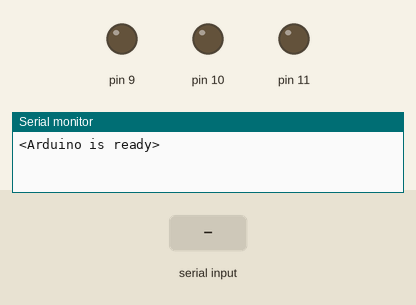
The sketch below on a simulated Arduino Uno, built with avr-gcc and run on an emulated ATmega328P. Parts: output pins drawn as LEDs (lit = HIGH), the last lines printed to the serial monitor. The inputs (shaded band) are chosen by the test bench.

Above: at 1.2 s.
1.3 s: "90,45\n" received over Serial
At 1.9 s:
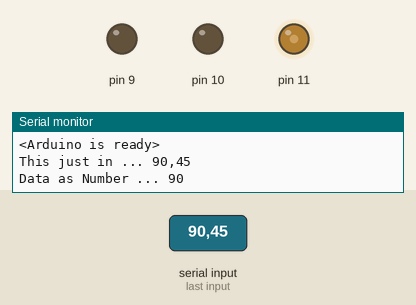
2.8 s: "5\n" received over Serial
At 4.0 s:
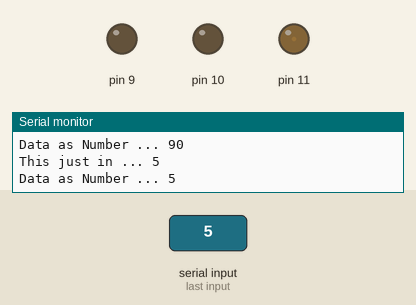
4.3 s: "200\n" received over Serial
At 5.3 s:
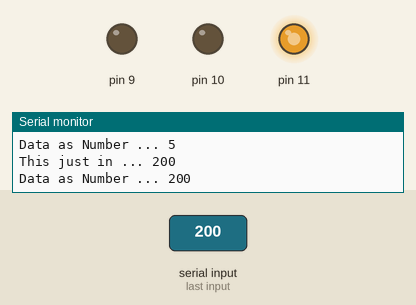
5.8 s: "90\n" received over Serial
At 6.4 s:
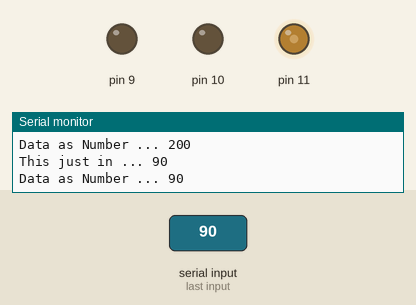
Timing chart, 0 to 8.3 s (numbered marks = the images above; inputs shaded):
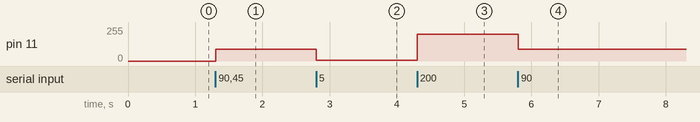

The sketch:

lab1ex9_0-g4.ino
```cpp
// Example 4 - Receive a number as text and convert it to an int

const byte numChars = 32;
char receivedChars[numChars];   // an array to store the received data

boolean newData = false;

int dataNumber = 0;             // new for this version

void setup() {
    Serial.begin(9600);
    Serial.println("<Arduino is ready>");
  pinMode(11, OUTPUT);
  pinMode(10, OUTPUT);
  pinMode(9, OUTPUT);
}

void loop() {
    recvWithEndMarker();
    showNewNumber();
  analogWrite(11, dataNumber);
  analogWrite(10, 0);
  analogWrite(9, 0);

}

void recvWithEndMarker() {
    static byte ndx = 0;
    char endMarker = '\n';
    char rc;

    if (Serial.available() > 0) {
        rc = Serial.read();

        if (rc != endMarker) {
            receivedChars[ndx] = rc;
            ndx++;
            if (ndx >= numChars) {
                ndx = numChars - 1;
            }
        }
        else {
            receivedChars[ndx] = '\0'; // terminate the string
            ndx = 0;
            newData = true;
        }
    }
}

void showNewNumber() {
    if (newData == true) {
        dataNumber = 0;             // new for this version
        dataNumber = atoi(receivedChars);   // new for this version
        Serial.print("This just in ... ");
        Serial.println(receivedChars);
        Serial.print("Data as Number ... ");    // new for this version
        Serial.println(dataNumber);     // new for this version
        newData = false;
    }
}
```

Measured:
- after the input at 1.3 s, pin 11: 0/255 → 90/255 at once
- after the input at 2.8 s, pin 11: 90/255 → 5/255 at once
- after the input at 4.3 s, pin 11: 5/255 → 200/255 at once
- after the input at 5.8 s, pin 11: 200/255 → 90/255 at once
